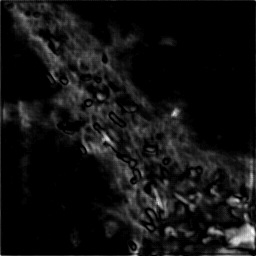
#> input picture C2_PN137_hSyn-HA-0N3R_AD_DIV10.lif - TileScan_001_pred_edt.tif, 256 x 256 px; its folder holds only this picture in this run
$ python -i sted_calibration.py   (imports and definitions only)
#> lines starting #> are read from the running program, lines starting #| are printed output that depends on the picture; after the words box and inside, x2 and y2 are one past the last pixel; in counts of white or black regions, pixels touching at a corner belong together
import json
import os
import re
from dataclasses import dataclass
from typing import Dict, List, Optional, Sequence, Tuple

import numpy as np
import scipy.ndimage as ndi

try:
    from skimage.filters import threshold_otsu
    from skimage.morphology import remove_small_objects, skeletonize
except Exception:  # pragma: no cover - exercised only when optional deps are missing.
    threshold_otsu = None
    remove_small_objects = None
    skeletonize = None


PROFILE_VERSION = 1
DEFAULT_PATCH_SIZE = 512
PROFILE_QUANTILES = (0.0, 0.01, 0.05, 0.10, 0.25, 0.50, 0.75, 0.90, 0.95, 0.99, 1.0)
COMPARISON_METRICS = (
    "foreground_fraction",
    "skeleton_fraction",
    "p50",
    "p90",
    "p99",
    "bg_highfreq_std",
    "lowfreq_cv",
    "stripe_strength",
    "width_median",
)


# [14 lines left out: function parse_sted_filename, not called in this run]


def normalize_image(image: np.ndarray) -> Tuple[np.ndarray, Dict[str, object]]:
    arr = np.asarray(image)
    arr = np.squeeze(arr)
    if arr.ndim != 2:
        raise ValueError(f"Expected a 2D image after squeeze, got shape {arr.shape}.")

    original_dtype = str(arr.dtype)
    arr = arr.astype(np.float64, copy=False)
    if np.issubdtype(np.asarray(image).dtype, np.integer):
        max_value = float(np.iinfo(np.asarray(image).dtype).max)
    else:
        finite = arr[np.isfinite(arr)]
        observed_max = float(np.max(finite)) if finite.size else 1.0
        observed_min = float(np.min(finite)) if finite.size else 0.0
        if observed_min >= 0.0 and observed_max <= 1.0:
            max_value = 1.0
        else:
            max_value = float(np.nanpercentile(arr, 99.9))
            max_value = max(max_value, 1.0)

    normalized = np.clip(arr / max(max_value, 1e-8), 0.0, 1.0)
    return normalized, {"dtype": original_dtype, "scale_max": max_value}


# [19 lines left out: function iter_patches, not called in this run]


def _safe_otsu_threshold(image: np.ndarray, fallback: float) -> float:
    if threshold_otsu is None or float(np.max(image) - np.min(image)) < 1e-8:
        return fallback
    try:
        return float(threshold_otsu(image))
    except ValueError:
        return fallback


def robust_foreground_mask(image: np.ndarray, min_component_area: int = 8) -> Tuple[np.ndarray, Dict[str, float]]:
    img = np.asarray(image, dtype=np.float64)
    median = float(np.median(img))
    mad = float(np.median(np.abs(img - median)))
    bg_sigma = float(max(1.4826 * mad, 1e-8))
    robust_threshold = median + max(4.0 * bg_sigma, 1.0 / 255.0)
    otsu_threshold = _safe_otsu_threshold(img, robust_threshold)
    p995 = float(np.percentile(img, 99.5))
    threshold = min(max(robust_threshold, otsu_threshold), p995)

    mask = img > threshold
    if remove_small_objects is not None and np.any(mask):
        mask = remove_small_objects(mask, min_size=max(1, int(min_component_area)))

    return np.asarray(mask, dtype=bool), {
        "background_median": median,
        "background_sigma": bg_sigma,
        "foreground_threshold": float(threshold),
        "otsu_threshold": float(otsu_threshold),
        "robust_threshold": float(robust_threshold),
    }


def _component_stats(mask: np.ndarray) -> Dict[str, float]:
    labels, component_count = ndi.label(mask)
    if component_count == 0:
        return {
            "component_count": 0.0,
            "component_area_median": 0.0,
            "component_area_p95": 0.0,
        }

    areas = ndi.sum(mask, labels, index=np.arange(1, component_count + 1))
    return {
        "component_count": float(component_count),
        "component_area_median": float(np.median(areas)),
        "component_area_p95": float(np.percentile(areas, 95.0)),
    }


def _skeleton_stats(mask: np.ndarray) -> Dict[str, float]:
    if not np.any(mask):
        return {
            "skeleton_fraction": 0.0,
            "width_median": 0.0,
            "width_p90": 0.0,
            "endpoint_density": 0.0,
            "junction_density": 0.0,
            "curvature_proxy": 0.0,
        }

    if skeletonize is None:
        skel = ndi.binary_erosion(mask) ^ mask
    else:
        skel = skeletonize(mask)

    skeleton_fraction = float(np.mean(skel))
    if not np.any(skel):
        return {
            "skeleton_fraction": skeleton_fraction,
            "width_median": 0.0,
            "width_p90": 0.0,
            "endpoint_density": 0.0,
            "junction_density": 0.0,
            "curvature_proxy": 0.0,
        }

    distance = ndi.distance_transform_edt(mask)
    widths = 2.0 * distance[skel]
    neighbors = ndi.convolve(skel.astype(np.uint8), np.ones((3, 3), dtype=np.uint8), mode="constant") - skel
    endpoints = skel & (neighbors == 1)
    junctions = skel & (neighbors >= 3)
    endpoint_density = float(np.mean(endpoints))
    junction_density = float(np.mean(junctions))

    return {
        "skeleton_fraction": skeleton_fraction,
        "width_median": float(np.median(widths)),
        "width_p90": float(np.percentile(widths, 90.0)),
        "endpoint_density": endpoint_density,
        "junction_density": junction_density,
        "curvature_proxy": float(junction_density + (0.5 * endpoint_density)),
    }


def _artifact_stats(image: np.ndarray, mask: np.ndarray) -> Dict[str, float]:
    img = np.asarray(image, dtype=np.float64)
    low_sigma = max(4.0, min(img.shape) / 16.0)
    lowfreq = ndi.gaussian_filter(img, sigma=low_sigma)
    lowfreq_cv = float(np.std(lowfreq) / max(float(np.mean(lowfreq)), 1e-8))

    border = max(1, min(img.shape) // 16)
    edge_mask = np.zeros_like(mask, dtype=bool)
    edge_mask[:border, :] = True
    edge_mask[-border:, :] = True
    edge_mask[:, :border] = True
    edge_mask[:, -border:] = True
    center_mask = np.zeros_like(mask, dtype=bool)
    center_margin_y = max(1, img.shape[0] // 4)
    center_margin_x = max(1, img.shape[1] // 4)
    center_mask[center_margin_y:-center_margin_y, center_margin_x:-center_margin_x] = True
    edge_mean = float(np.mean(lowfreq[edge_mask])) if np.any(edge_mask) else 0.0
    center_mean = float(np.mean(lowfreq[center_mask])) if np.any(center_mask) else float(np.mean(lowfreq))
    vignette_strength = float((center_mean - edge_mean) / max(center_mean, 1e-8))

    row_profile = np.mean(img, axis=1)
    col_profile = np.mean(img, axis=0)
    row_hf = row_profile - ndi.gaussian_filter1d(row_profile, sigma=max(1.0, len(row_profile) / 32.0))
    col_hf = col_profile - ndi.gaussian_filter1d(col_profile, sigma=max(1.0, len(col_profile) / 32.0))
    stripe_strength = max(float(np.std(row_hf)), float(np.std(col_hf))) / max(float(np.mean(img)), 1e-8)

    background_mask = ~mask
    if float(np.mean(background_mask)) < 0.10:
        background_mask = img <= np.percentile(img, 50.0)
    highfreq = img - ndi.gaussian_filter(img, sigma=1.0)
    bg_highfreq_std = float(np.std(highfreq[background_mask])) if np.any(background_mask) else float(np.std(highfreq))

    return {
        "lowfreq_cv": lowfreq_cv,
        "vignette_strength": vignette_strength,
        "stripe_strength": float(stripe_strength),
        "bg_highfreq_std": bg_highfreq_std,
    }


def _orientation_stats(image: np.ndarray, mask: np.ndarray) -> Dict[str, float]:
    if not np.any(mask):
        return {"orientation_anisotropy": 0.0}

    smoothed = ndi.gaussian_filter(image, sigma=1.0)
    grad_y, grad_x = np.gradient(smoothed)
    orientation = np.mod(np.arctan2(grad_y, grad_x) + (np.pi / 2.0), np.pi)
    weights = np.hypot(grad_x, grad_y) * mask
    weight_sum = float(np.sum(weights))
    if weight_sum <= 1e-8:
        return {"orientation_anisotropy": 0.0}

    resultant = np.sum(weights * np.exp(2j * orientation)) / weight_sum
    return {"orientation_anisotropy": float(np.abs(resultant))}


def compute_image_metrics(
    image: np.ndarray,
    source: str = "",
    row_type: str = "image",
    patch_index: Optional[int] = None,
    patch_origin: Optional[Tuple[int, int]] = None,
    min_component_area: int = 8,
    metadata: Optional[Dict[str, object]] = None,
) -> Dict[str, object]:
    img, norm_info = normalize_image(image)
    mask, threshold_stats = robust_foreground_mask(img, min_component_area=min_component_area)

    percentiles = {
        f"p{str(p).replace('.', '')}": float(np.percentile(img, p))
        for p in (0.0, 0.5, 1.0, 5.0, 10.0, 50.0, 90.0, 95.0, 99.0, 99.5, 99.9, 100.0)
    }
    # Stable aliases used by comparison and generation code.
    percentiles["min"] = percentiles.pop("p00")
    percentiles["p50"] = percentiles.pop("p500")
    percentiles["p90"] = percentiles.pop("p900")
    percentiles["p95"] = percentiles.pop("p950")
    percentiles["p99"] = percentiles.pop("p990")
    percentiles["p995"] = percentiles.pop("p995")
    percentiles["p999"] = percentiles.pop("p999")
    percentiles["max"] = percentiles.pop("p1000")

    stats: Dict[str, object] = {
        "source": source,
        "row_type": row_type,
        "patch_index": -1 if patch_index is None else int(patch_index),
        "patch_y": -1 if patch_origin is None else int(patch_origin[0]),
        "patch_x": -1 if patch_origin is None else int(patch_origin[1]),
        "height": int(img.shape[0]),
        "width": int(img.shape[1]),
        "dtype": norm_info["dtype"],
        "scale_max": float(norm_info["scale_max"]),
        "mean": float(np.mean(img)),
        "std": float(np.std(img)),
        "nonzero_fraction": float(np.mean(img > 0.0)),
        "foreground_fraction": float(np.mean(mask)),
    }
    if metadata:
        stats.update(metadata)

    stats.update(percentiles)
    stats.update(threshold_stats)
    stats.update(_component_stats(mask))
    stats.update(_skeleton_stats(mask))
    stats.update(_artifact_stats(img, mask))
    stats.update(_orientation_stats(img, mask))

    bg_sigma = float(stats["background_sigma"])
    stats["snr_p99"] = float((float(stats["p99"]) - float(stats["background_median"])) / max(bg_sigma, 1e-8))
    return stats


def quantile_key(q: float) -> str:
    return f"q{int(round(float(q) * 100.0)):03d}"


# [108 lines left out: functions quantile_summary, _numeric_metric_keys, _summarize_rows, build_calibration_profile, load_calibration_profile, validate_calibration_profile and 2 more, not called in this run]


def _clip(value: float, low: float, high: float) -> float:
    return float(np.clip(float(value), low, high))


@dataclass
class CalibrationSampler:
    profile: Dict[str, object]
    real_regime: str = "global"

    @classmethod
    def from_file(cls, path: str, real_regime: str = "global"):
        return cls(load_calibration_profile(path), real_regime=real_regime)

    # [172 lines left out: functions _choose_profile, _metric, sample_scene_config, estimate_calibrated_fiber_count, match_intensity_to_scene_profile, not called in this run]

>>> import cv2
>>> picture = cv2.imread('../C2_PN137_hSyn-HA-0N3R_AD_DIV10.lif - TileScan_001_pred_edt.tif', cv2.IMREAD_GRAYSCALE)
#> picture is the input picture: shape (256, 256); min 0, max 39, mean 2.7
>>> result = compute_image_metrics(picture)
#> in compute_image_metrics, `img, norm_info = normalize_image(image)`: norm_info = {'dtype': 'uint8', 'scale_max': 255}
#> in robust_foreground_mask, `median = float(np.median(img))`: median = 0
#> in robust_foreground_mask, `bg_sigma = float(max(1.4826 * mad, 1e-8))`: bg_sigma = 1e-08
#> in robust_foreground_mask, `robust_threshold = median + max(4.0 * bg_sigma, 1.0 / 255.0)`: robust_threshold = 0.00392
#> in robust_foreground_mask, `otsu_threshold = _safe_otsu_threshold(img, robust_threshold)`: otsu_threshold = 0.0194
#> in robust_foreground_mask, `p995 = float(np.percentile(img, 99.5))`: p995 = 0.0902
#> in robust_foreground_mask, `threshold = min(max(robust_threshold, otsu_threshold), p995)`: threshold = 0.0194
#> in robust_foreground_mask, `mask = img > threshold`: mask: shape (256, 256) bool; 24.4% white; 97 white regions (71 under 20 px), largest, box (x1, y1, x2, y2) and area: (0, 0, 256, 256) 12491, (199, 212, 256, 256) 1097, (46, 5, 80, 34) 419
#> in robust_foreground_mask, `mask = remove_small_objects(mask, min_size=max(1, int(min_component_ar..`:
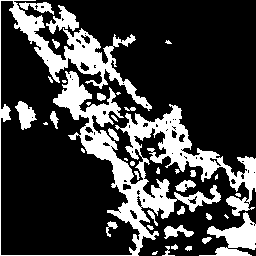
#> mask: shape (256, 256) bool; 24.2% white; 39 white regions (13 under 20 px), largest, box (x1, y1, x2, y2) and area: (0, 0, 256, 256) 12481, (199, 212, 256, 256) 1097, (46, 5, 79, 34) 418
#> in compute_image_metrics, `mask, threshold_stats = robust_foreground_mask(img, min_component_area..`: threshold_stats = {'background_median': 0, 'background_sigma': 1e-08, 'foreground_threshold': 0.0194, 'otsu_threshold': 0.0194, 'robust_threshold': 0.00392}
#> in compute_image_metrics, `percentiles = { f"p{str(p).replace('.', '')}": float(np.percentile(img..`: percentiles = 12 items
#> in _component_stats, `labels, component_count = ndi.label(mask)`:
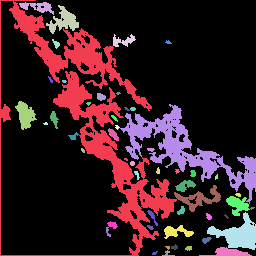
#> labels: shape (256, 256) int32; 52 distinct labels, from 0 to 51; one colour per label, 0 black
#> in _component_stats, `labels, component_count = ndi.label(mask)`: component_count = 51
#> in _component_stats, `areas = ndi.sum(mask, labels, index=np.arange(1, component_count + 1))`: areas = 51 values, max 8284 at index 0, min 9 at index 23, mean 311
#> in _skeleton_stats, `skel = skeletonize(mask)`: skel: shape (256, 256) bool; 5.3% white in thin lines or dots
#> in _skeleton_stats, `skeleton_fraction = float(np.mean(skel))`: skeleton_fraction = 0.0526
#> in _skeleton_stats, `widths = 2.0 * distance[skel]`: widths = 3447 values, max 22.8 at index 3125, min 2 at index 0, mean 5.31
#> in _skeleton_stats, `endpoints = skel & (neighbors == 1)`: endpoints: shape (256, 256) bool; 0.32% white in thin lines or dots
#> in _skeleton_stats, `junctions = skel & (neighbors >= 3)`: junctions: shape (256, 256) bool; 1.3% white in thin lines or dots
#> in _skeleton_stats, `endpoint_density = float(np.mean(endpoints))`: endpoint_density = 0.00323
#> in _skeleton_stats, `junction_density = float(np.mean(junctions))`: junction_density = 0.0128
#> in _artifact_stats, `lowfreq = ndi.gaussian_filter(img, sigma=low_sigma)`:
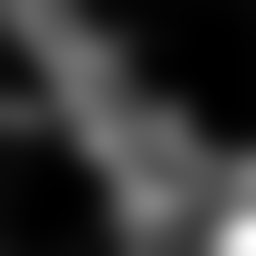
#> lowfreq: shape (256, 256) float64; min 5.28e-05, max 0.0527, mean 0.0107; drawn with min black and max white
#> in _artifact_stats, `lowfreq_cv = float(np.std(lowfreq) / max(float(np.mean(lowfreq)), 1e-8))`: lowfreq_cv = 0.875
#> in _artifact_stats, `edge_mean = float(np.mean(lowfreq[edge_mask])) if np.any(edge_mask) el..`: edge_mean = 0.00933
#> in _artifact_stats, `edge_mean = float(np.mean(lowfreq[edge_mask])) if np.any(edge_mask) el..`:
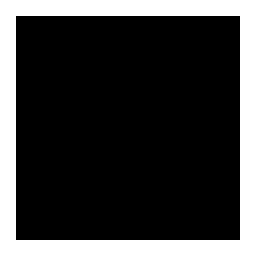
#> edge_mask: shape (256, 256) bool; 23.4% white; 1 white region, box (x1, y1, x2, y2) and area: (0, 0, 256, 256) 15360
#> in _artifact_stats, `center_mean = float(np.mean(lowfreq[center_mask])) if np.any(center_ma..`: center_mean = 0.0153
#> in _artifact_stats, `center_mean = float(np.mean(lowfreq[center_mask])) if np.any(center_ma..`:
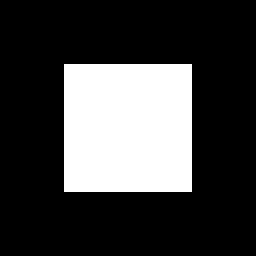
#> center_mask: shape (256, 256) bool; 25% white; 1 white region, box (x1, y1, x2, y2) and area: (64, 64, 192, 192) 16384
#> in _artifact_stats, `vignette_strength = float((center_mean - edge_mean) / max(center_mean,..`: vignette_strength = 0.391
#> in _artifact_stats, `row_profile = np.mean(img, axis=1)`: row_profile = 256 values, max 0.0333 at index 255, min 0.00248 at index 1, mean 0.0107
#> in _artifact_stats, `col_profile = np.mean(img, axis=0)`: col_profile = 256 values, max 0.0285 at index 0, min 0.00161 at index 2, mean 0.0107
#> in _artifact_stats, `row_hf = row_profile - ndi.gaussian_filter1d(row_profile, sigma=max(1...`: row_hf = 256 values, max 0.021 at index 255, min -0.00586 at index 222, mean -1.56e-19
#> in _artifact_stats, `col_hf = col_profile - ndi.gaussian_filter1d(col_profile, sigma=max(1...`: col_hf = 256 values, max 0.023 at index 0, min -0.00543 at index 254, mean -1.63e-19
#> in _artifact_stats, `stripe_strength = max(float(np.std(row_hf)), float(np.std(col_hf))) / ..`: stripe_strength = 0.227
#> in _artifact_stats, `highfreq = img - ndi.gaussian_filter(img, sigma=1.0)`:
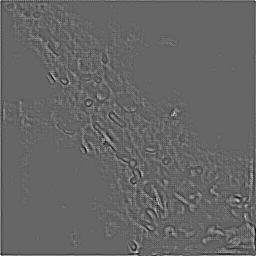
#> highfreq: shape (256, 256) float64; min -0.027, max 0.0404, mean -9.29e-19; drawn with min black and max white
#> in _artifact_stats, `bg_highfreq_std = float(np.std(highfreq[background_mask])) if np.any(b..`: bg_highfreq_std = 0.00199
#> in _orientation_stats, `weights = np.hypot(grad_x, grad_y) * mask`:
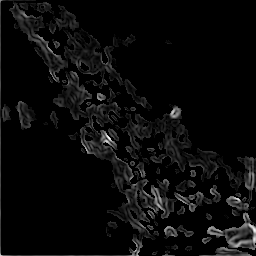
#> weights: shape (256, 256) float64; min 0, max 0.0352, mean 0.00147; drawn with min black and max white
#> in _orientation_stats, `weight_sum = float(np.sum(weights))`: weight_sum = 96.23
#> in compute_image_metrics, `bg_sigma = float(stats["background_sigma"])`: bg_sigma = 1e-08
#> result = 44 items
